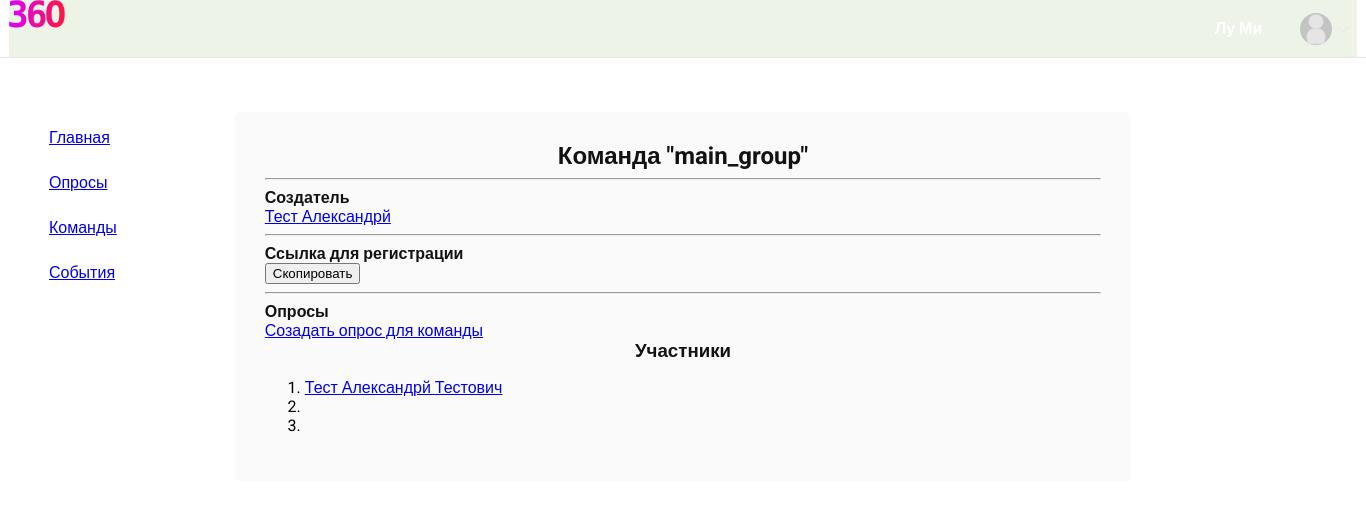
The app's page /command/8/ (signed in) with its own data.
### main/models.py (models this page shows, shortened)
class Group(models.Model):
    name = models.CharField(max_length=20, default='')
    owner = models.ForeignKey(User, on_delete=models.CASCADE, related_name='+', null=True)
    key = models.CharField(max_length=36, default='')
    objects = models.Manager()
    class Meta:
        db_table = "Groups"

class Profile (models.Model):
    user = models.OneToOneField(User, on_delete=models.CASCADE)
    fullname = models.CharField(max_length=150, default='')
    name = models.CharField(max_length=50, default='')
    surname = models.CharField(max_length=50, default='')
    patronymic = models.CharField(max_length=50, default='')
    company = models.ForeignKey('Company', on_delete=models.CASCADE, null=True)
    platform = models.ForeignKey('PlatformCompany', on_delete=models.CASCADE, null=True)
    position = models.ForeignKey('PositionCompany', on_delete=models.CASCADE, null=True)
    groups = models.ManyToManyField('Group', null=True)
    email_is_validate = models.BooleanField(default=False)
    objects = models.Manager()
    class Meta:
        db_table = "Profile"

### main/views/teams_views.py (the view)
# urls.py: path('command/<int:group_id>/', teams_views.team_user_view, name='group_user_view'),
def team_user_view(request, group_id):
    args = {}
    if auth.get_user(request).is_anonymous:
        return redirect('/')
    try:
        group = Group.objects.get(id=group_id)
        profile = get_user_profile(request)
        if profile not in group.profile_set.all():
            raise Exception()
    except:
        return redirect('/communications/')
    args['users'] = group.profile_set.all()
    if auth.get_user(request).id == group.owner.id:
        args['link_to_enter'] = request.scheme + "://" + request.get_host() + "/invite/t/" + group.key
    args['owner'] = {'pk': group.owner.profile.pk,
                     'name': group.owner.profile.name,
                     'surname': group.owner.profile.surname}
    args['team_name'] = group.name
    args['title'] = group.name
    args['group_id'] = group_id
    return render(request, 'main/teams/old/team_view.html', args)

### main/views/auxiliary_general_methods.py (called while the page is built)
def get_user_profile(request):
    user = auth.get_user(request)
    return Profile.objects.get(user=user)

### main/templates/main/teams/old/team_view.html (shortened to what this page needs)
{% extends 'main/wrapper.html' %}
{% load static %}
{% block content-user %}
    <div class="row">
        <div class="col-md-10 rounded-block">
            <h2 style="text-align: center">Команда "{{ team_name }}"</h2>
            <hr>
            <div class="row">
                <div class="col-md-6">
                    <div>
                        <h4>Создатель</h4>
                        <a href="{% url 'main:profile' owner.pk %}">{{ owner.surname }} {{ owner.name }}</a>
                    </div>
                    <hr>
                    {% if link_to_enter %}
                        <div>
                            <h4>Ссылка для регистрации</h4>
                            <div>
                                <button class="btn btn-secondary" onclick="copyText('#linkToEnter')">Скопировать
                                </button>
                            </div>
                        </div>
                        <hr>
                    {% endif %}
                    <div>
                        <h4>Опросы</h4>
                        <a href="{% url 'main:respondent_choice_group' group_id %}">Созадать опрос для команды</a>
                    </div>
                </div>
                <div class="col-md-6">
                    <div>
                        <h3 style="text-align: center">Участники</h3>
                        <ol>
                            {% for user in users %}
                                <li>
                                    <a href="{% url 'main:profile' user.pk %}">{{ user.surname }} {{ user.name }} {{ user.patronymic }}</a>
                                </li>
                            {% endfor %}
                        </ol>
                    </div>
                </div>
            </div>
        </div>
    </div>
{% endblock %}

### main/static/main/css/old/custom.css (style rules this page uses)
body { font-family: "Roboto", sans-serif; overflow-y: scroll; }
h1, h2, h3, h4, h5, h6 { margin: 0; color: rgba(0, 0, 0, 0.93); }
.rounded-block { background-color: #fafafa; border-radius: 5px; padding: 30px; height: auto; }

### records on screen
Group: name "main_group"
Profile: surname "Тест", name "Александрй", patronymic "Тестович"
